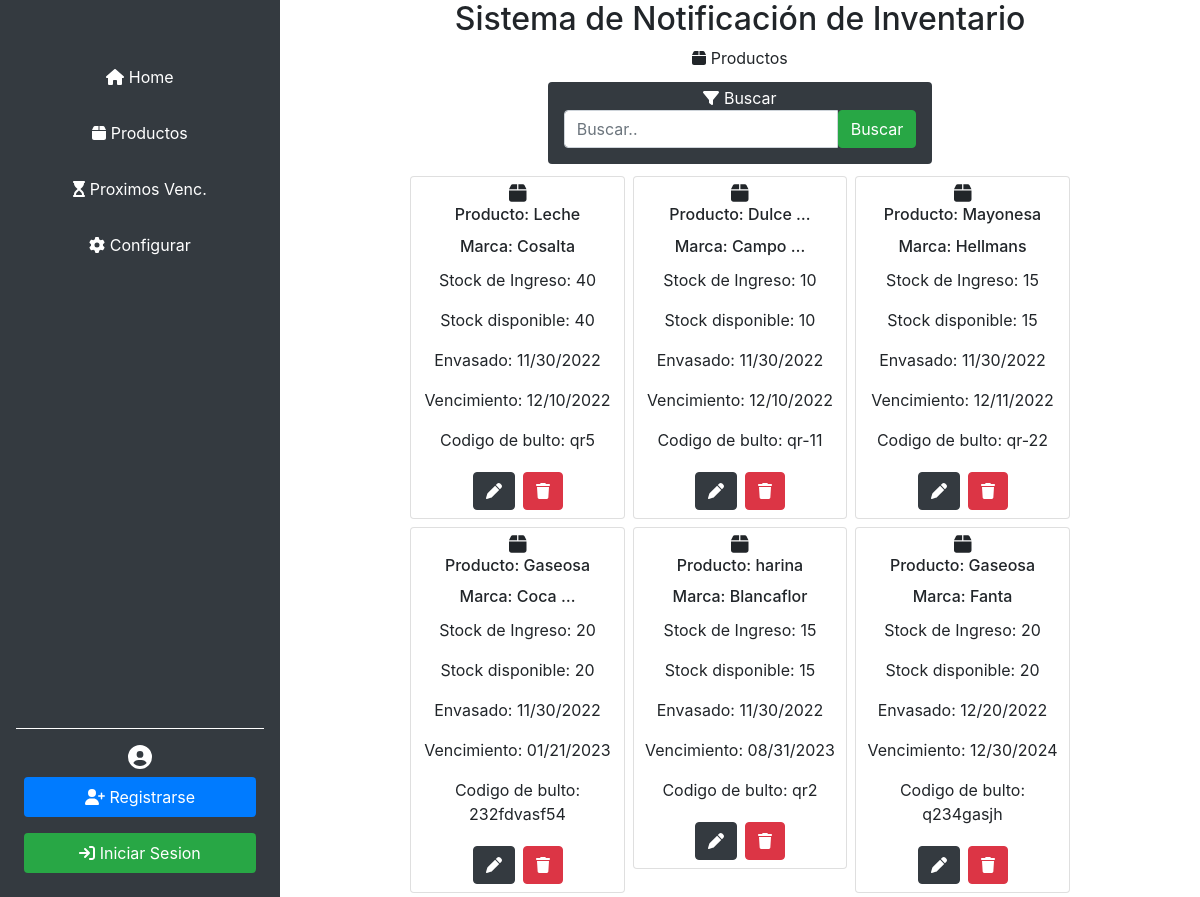
The app's page /productos/, older data.
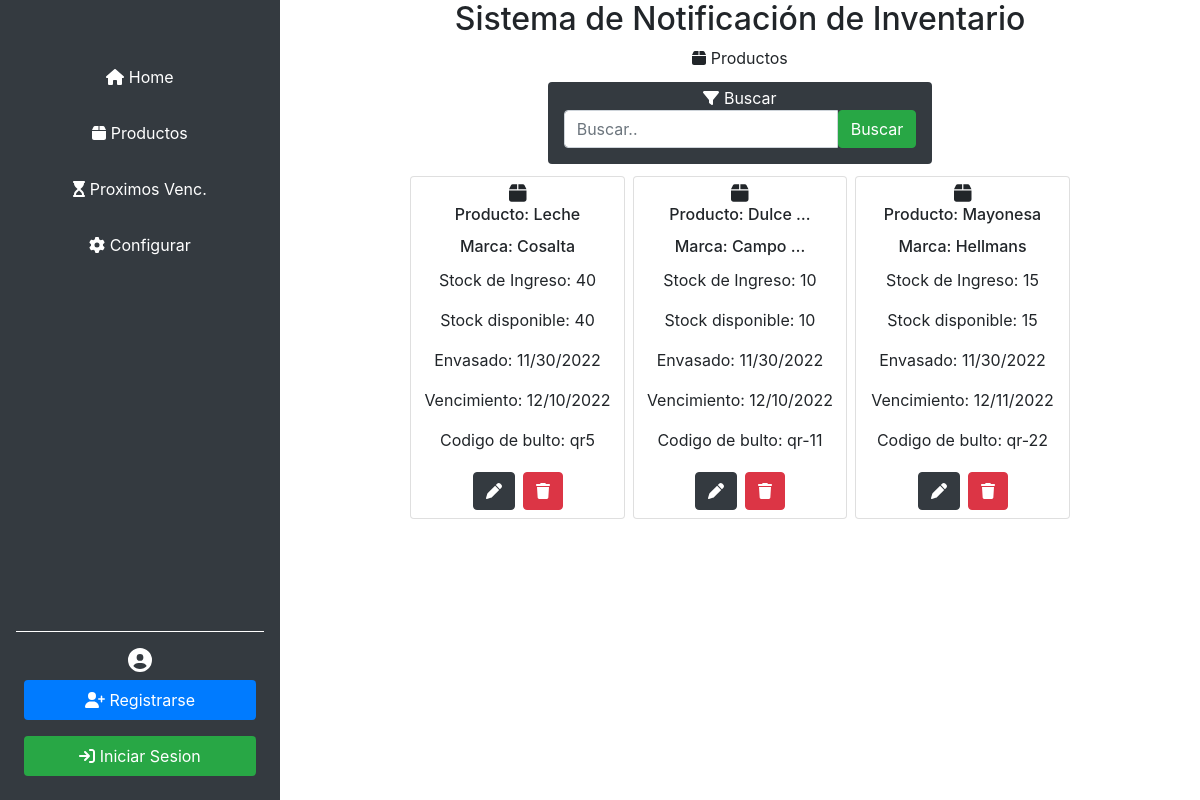
The same page, newer data.
### gestor/models.py (models this page shows, shortened)
class Producto(models.Model):
    marca = models.CharField(max_length=50,default="Generic")
    producto = models.CharField(max_length=50,help_text="Ingrese materia prima (harina, huevos, levadura, etc.)")
    tipo = models.CharField(max_length=30, help_text="Si corresponde, ejemplo: nombre:harina | tipo:'leudante'/'0000' ")
    fechaIngreso = models.DateField('Fecha de Ingreso',blank=False,help_text="Fecha de Ingreso a la fabrica")
    fechaVnto = models.DateField('Fecha de Vencimiento',blank=False,help_text="Fecha que figura en el envase")
    stockIng= models.PositiveIntegerField('Stock de ingreso',blank=False,help_text="Cantidad por bultos/fardos/cajas")
    stockDisp= models.PositiveIntegerField('Stock disponible',blank=False) # Para los caso de obtener-consumir la materia prima
    codStock = models.CharField('Codigo de Bulto',max_length=13,help_text="Codigo que figura en el bulto ",blank=True) # LOS FARDOS EN GRAL CONTIENEN UN CODIGO DEL MISMO
    class Meta:
        ordering = ['fechaVnto']

### gestor/views.py (the view)
# urls.py: path('productos/',views.ProductoListView.Buscar, name='productos'),
    def Buscar(request):
        productos = Producto.objects.all()
        busqueda = request.GET.get("myInput")
        if busqueda:
            productos = Producto.objects.filter(
                Q(marca__icontains=busqueda) |
                Q(producto__icontains=busqueda) |
                Q(codStock__icontains=busqueda)
            )
        return render(request, 'productos.html', {'productos': productos})

### gestor/templates/productos.html (shortened to what this page needs)
{% extends "base.html" %} {% block content %}
<div class="d-flex flex-column">
    <div class="d-flex flex-column justify-content align-items-center">
        <div class="card border-0 text-center">
            <div class="card-title">
                <span>
                    <i class="fa-solid fa-box"></i>
                    Productos
                </span>
            </div>
            <div class="card-body p-0 m-auto bg-dark rounded text-white">
                <form method="get">
                    <div class="mt-1 ml-3 mb-3 mr-3">
                        <span>
                            <i class="fa-solid fa-filter"></i>
                            Buscar
                        </span>
                        <div class="input-group ">
                            <input class="form-control" name="myInput" type="text" placeholder="Buscar.." value="{{ request.GET.myInput }}">
                                <button class="btn btn-success" type="submit">Buscar</button>
                        <br>
                        </div>
                    </div>
                </form>
            </div>
        </div>
    </div>
</div>
{% if productos %}
<div class="container mt-2">
    <div class="row justify-content-center">
        {% for producto in productos %}
        <div class="col-3 p-1">
            <div class="card text-center">
                <div class="card-body p-1">
                    <i class="fa-solid fa-box fa-lg"></i>
                    <h6 class="card-title">Producto: {{producto.producto | truncatewords:"1"}}</h6>
                    <h6 class="card-title">Marca: {{producto.marca | truncatewords:"1"}}</h6>
                    <p class="card-text">Stock de Ingreso: {{producto.stockIng}}</p>
                    <p class="card-text">Stock disponible: {{producto.stockDisp}}</p>
                    <p class="card-text">Envasado: {{producto.fechaIngreso | date:"SHORT_DATE_FORMAT"}}</p>
                    <p class="card-text">Vencimiento: {{producto.fechaVnto | date:"SHORT_DATE_FORMAT"}}</p>
                    <p class="card-text">Codigo de bulto: {{producto.codStock }}</p>
                    <div class="d-flex justify-content-center">
                        <a href="{% url 'producto_update' producto.id%}" class="btn btn-dark m-1">
                            <i class="fa-solid fa-pen"></i>
                        </a>
                        <button href="#" class="btn btn-danger m-1" data-toggle="modal" data-target="#exampleModal{{producto.id}}">
                            <i class="fa-solid fa-trash"></i>
                        </button>
                    </div>
                </div>
            </div>
        </div>
        {% if forloop.counter is 3 %} {% if not forloop.last%}
    </div>
    <div class="row justify-content-center">
        {% endif %} {% endif %} {% endfor %}
    </div>
</div>
{% endif %}
{% endblock %}

Row changes from the older to the newer data that the page shows:
removed Producto: producto "Gaseosa", marca "Coca …", stockIng "20", stockDisp "20", fechaIngreso "11/30/2022", fechaVnto "01/21/2023", codStock "232fdvasf54"
removed Producto: producto "harina", marca "Blancaflor", stockIng "15", stockDisp "15", fechaIngreso "11/30/2022", fechaVnto "08/31/2023", codStock "qr2"
removed Producto: producto "Gaseosa", marca "Fanta", stockIng "20", stockDisp "20", fechaIngreso "12/20/2022", fechaVnto "12/30/2024", codStock "q234gasjh"
